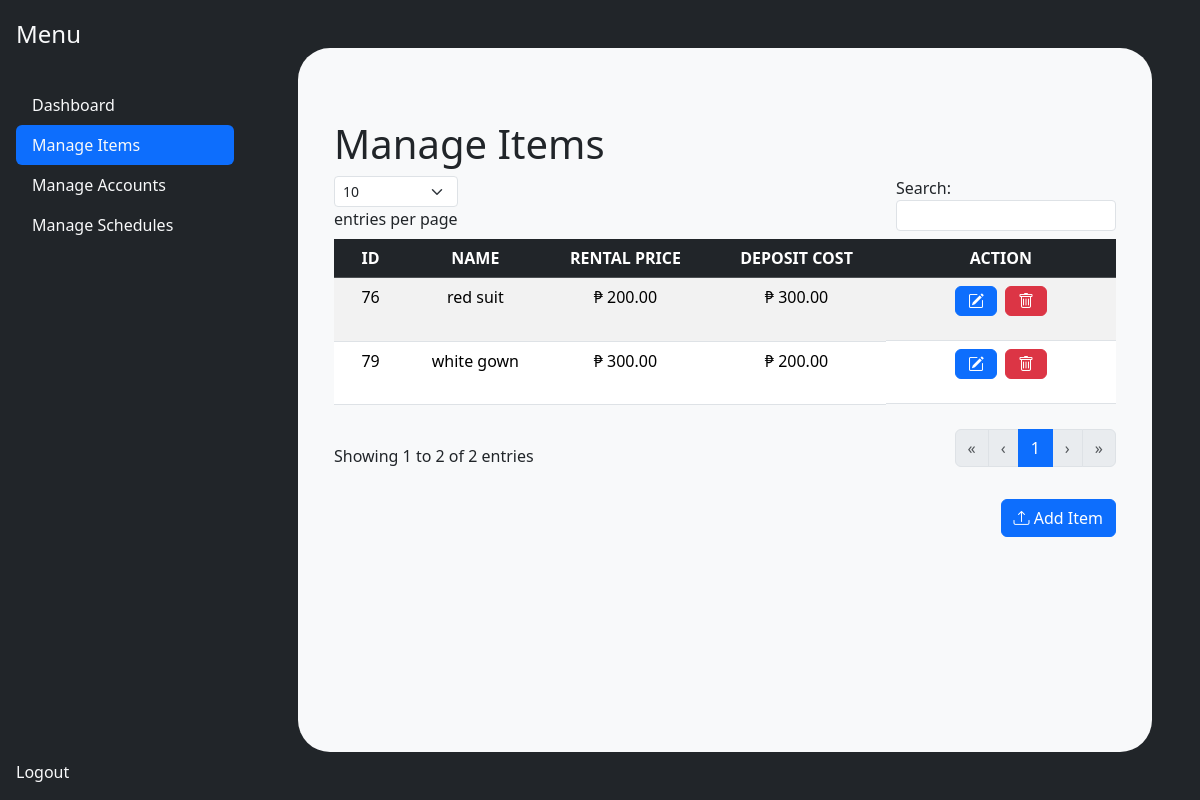
The page /frontend/admin/manage.php on the database its author committed.
### tables this page shows
CREATE TABLE `item` (
  `item_id` int(11) NOT NULL,
  `name` varchar(255) DEFAULT NULL,
  `type` varchar(255) DEFAULT NULL,
  `size` decimal(11,2) DEFAULT NULL,
  `deposit_cost` decimal(11,2) DEFAULT NULL,
  `rental_cost` decimal(11,2) DEFAULT NULL,
  `quantity` int(11) DEFAULT 0,
  `owner_id` int(11) DEFAULT NULL,
  `in_stock` tinyint(1) DEFAULT 1,
  `is_active` tinyint(1) DEFAULT 1,
  `photo` varchar(255) NOT NULL,
  `description` varchar(255) NOT NULL
);

### backend/classes/item.class.php (called while the page is built, shortened)
<?php
require_once 'database.php';
class Item{
    protected $db ;
    function __construct(){
        $this->db = new Database();
    }
    function show($user_id = null) {
        $sql = "SELECT * FROM item";
        $query = $this->db->connect()->prepare($sql);
        if ($query->execute()) {
            $data = $query->fetchAll();
        }
        return $data;
    }
}
?>

### backend/classes/database.php (called while the page is built)
<?php
class Database{
    private $host = 'localhost';
    private $username = 'root';
    private $password = '';
    private $database = 'rental_management_system';
    protected $connection;
    function connect(){
        try
			{
				$this->connection = new PDO("mysql:host=$this->host;dbname=$this->database",
											$this->username, $this->password);
			}
			catch (PDOException $e)
			{
				echo "Connection error " . $e->getMessage();
			}
        return $this->connection;
    }
}
?>

### frontend/includes/manage_items.php (the view, shortened to what this page needs)
<section class = "container my-5 table-responsive">
            <h1> Manage Items </h1>
            <table class=" table table-striped" id = "example">
            <thead class="table-dark">
                <tr>
                    <th class = "text-center">ID</th>
                    <th class = "text-center">NAME</th>
                    <th class = "text-center">RENTAL PRICE</th>
                    <th class = "text-center">DEPOSIT COST</th>
                    <th class = "text-center">ACTION</th>
                </tr>
            </thead>
            <tbody>
                <?php
                    require_once '../../backend/classes/item.class.php';
                    $item = new Item();
                    $results = $item->show();
                    if (!empty($results)) {
                        $i = 1;
                        foreach ($results as $value) {
                            if($value['is_active'] == true){
                ?>
                <tr class = "text-center">
                    <td><?php echo htmlspecialchars($value['item_id']); ?></td>
                    <td><?php echo htmlspecialchars($value['name']); ?></td>
                    <td><?php echo "₱ " . htmlspecialchars($value['rental_cost']); ?></td>
                    <td><?php echo "₱ " . htmlspecialchars($value['deposit_cost']); ?></td>
                    <td class="text-center d-flex justify-content-center gap-2">
                        <?php
                            if($logged_user['type'] == 'admin'){?>
                            <form action = "../admin/edit_item.php" method = "POST">
                        <?php
                            }else{?>
                                <form action = "../manage/edit_item.php" method = "POST">
                        <?php
                            }
                        ?>
                            <button class="btn btn-primary " >
                                <i class="bi bi-pencil-square"></i>
                            </button>
                        </form>
                        <form action="../../backend/tools/deleteitem_tool.php" method="POST" id="deleteForm-<?php echo $value['item_id']; ?>">
                            <button type="button" class="btn btn-danger delete-item-btn" data-form-id="deleteForm-<?php echo $value['item_id']; ?>">
                                <i class="bi bi-trash"></i>
                            </button>
                        </form>
                    </td>
                </tr>
                <?php
                            $i++;}
                        }
                    } else {
                ?>
                <?php
                    }
                ?>
            </tbody>
        </table>
        <div class = "d-flex justify-content-end mt-3">
            <button type="button" class="btn btn-primary" data-bs-toggle="modal" data-bs-target="#addItemModal">
            <i class="bi bi-upload"></i> Add Item
            </button>
        </div>
        </section>

### rows shown on the page
item: item_id "76", name "red suit", rental_cost "200.00", deposit_cost "300.00"
item: item_id "79", name "white gown", rental_cost "300.00", deposit_cost "200.00"
